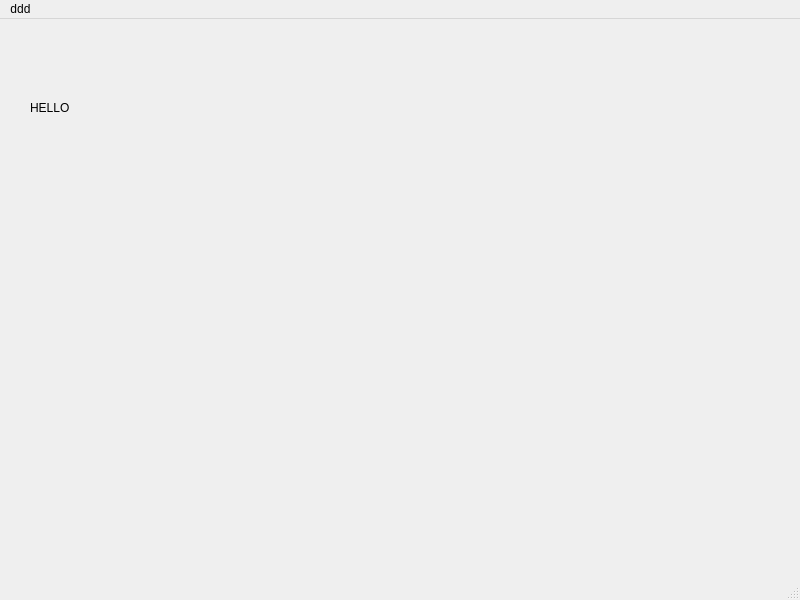
<?xml version="1.0" encoding="UTF-8"?>
<ui version="4.0">
 <class>MainWindow</class>
 <widget class="QMainWindow" name="MainWindow">
  <property name="geometry">
   <rect>
    <x>0</x>
    <y>0</y>
    <width>800</width>
    <height>600</height>
   </rect>
  </property>
  <property name="windowTitle">
   <string>MainWindow</string>
  </property>
  <widget class="QWidget" name="centralwidget">
   <widget class="QLabel" name="label">
    <property name="geometry">
     <rect>
      <x>30</x>
      <y>80</y>
      <width>67</width>
      <height>17</height>
     </rect>
    </property>
    <property name="text">
     <string>HELLO</string>
    </property>
   </widget>
  </widget>
  <widget class="QMenuBar" name="menubar">
   <property name="geometry">
    <rect>
     <x>0</x>
     <y>0</y>
     <width>800</width>
     <height>22</height>
    </rect>
   </property>
   <widget class="QMenu" name="menuddd">
    <property name="title">
     <string>ddd</string>
    </property>
    <addaction name="actiongggg"/>
   </widget>
   <addaction name="menuddd"/>
  </widget>
  <widget class="QStatusBar" name="statusbar"/>
  <action name="actiongggg">
   <property name="text">
    <string>gggg</string>
   </property>
  </action>
 </widget>
 <resources/>
 <connections/>
</ui>
